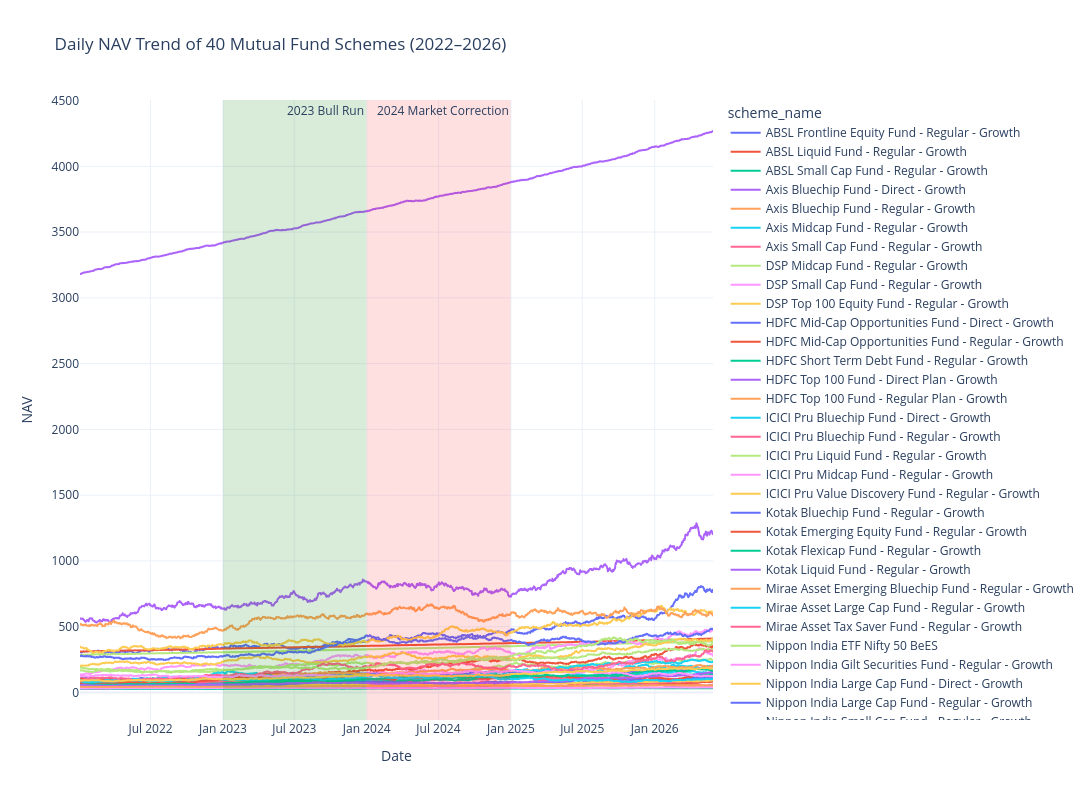

Notebook code cell kept with this figure:
### Code cell
import plotly.express as px

fig = px.line(
    nav,
    x="date",
    y="nav",
    color="scheme_name",
    title="Daily NAV Trend of 40 Mutual Fund Schemes (2022–2026)"
)

# Highlight 2023 Bull Run
fig.add_vrect(
    x0="2023-01-01",
    x1="2023-12-31",
    fillcolor="green",
    opacity=0.15,
    line_width=0,
    annotation_text="2023 Bull Run"
)

# Highlight 2024 Market Correction
fig.add_vrect(
    x0="2024-01-01",
    x1="2024-12-31",
    fillcolor="red",
    opacity=0.12,
    line_width=0,
    annotation_text="2024 Market Correction"
)

fig.update_layout(
    template="plotly_white",
    xaxis_title="Date",
    yaxis_title="NAV",
    width=1400,
    height=800,
)


fig.show()

### Figure 1 — Plotly figure (JSON) as saved in the notebook; plotly's stock layout.template omitted (floating-point values rounded to 4 significant figures; data arrays with more than 128 entries replaced by an {"elided": "..."} marker saying what was removed)
{"data": [{"hovertemplate": "scheme_name=ABSL Frontline Equity Fund - Regular - Growth<br>date=%{x}<br>nav=%{y}<extra></extra>", "legendgroup": "ABSL Frontline Equity Fund - Regular - Growth", "line": {"color": "#636efa", "dash": "solid"}, "marker": {"symbol": "circle"}, "mode": "lines", "name": "ABSL Frontline Equity Fund - Regular - Growth", "showlegend": true, "type": "scattergl", "x": {"elided": "1150 str values"}, "xaxis": "x", "y": {"elided": "1150 float values"}, "yaxis": "y"}, {"hovertemplate": "scheme_name=ABSL Liquid Fund - Regular - Growth<br>date=%{x}<br>nav=%{y}<extra></extra>", "legendgroup": "ABSL Liquid Fund - Regular - Growth", "line": {"color": "#EF553B", "dash": "solid"}, "marker": {"symbol": "circle"}, "mode": "lines", "name": "ABSL Liquid Fund - Regular - Growth", "showlegend": true, "type": "scattergl", "x": {"elided": "1150 str values"}, "xaxis": "x", "y": {"elided": "1150 float values"}, "yaxis": "y"}, {"hovertemplate": "scheme_name=ABSL Small Cap Fund - Regular - Growth<br>date=%{x}<br>nav=%{y}<extra></extra>", "legendgroup": "ABSL Small Cap Fund - Regular - Growth", "line": {"color": "#00cc96", "dash": "solid"}, "marker": {"symbol": "circle"}, "mode": "lines", "name": "ABSL Small Cap Fund - Regular - Growth", "showlegend": true, "type": "scattergl", "x": {"elided": "1150 str values"}, "xaxis": "x", "y": {"elided": "1150 float values"}, "yaxis": "y"}, {"hovertemplate": "scheme_name=Axis Bluechip Fund - Direct - Growth<br>date=%{x}<br>nav=%{y}<extra></extra>", "legendgroup": "Axis Bluechip Fund - Direct - Growth", "line": {"color": "#ab63fa", "dash": "solid"}, "marker": {"symbol": "circle"}, "mode": "lines", "name": "Axis Bluechip Fund - Direct - Growth", "showlegend": true, "type": "scattergl", "x": {"elided": "1150 str values"}, "xaxis": "x", "y": {"elided": "1150 float values"}, "yaxis": "y"}, {"hovertemplate": "scheme_name=Axis Bluechip Fund - Regular - Growth<br>date=%{x}<br>nav=%{y}<extra></extra>", "legendgroup": "Axis Bluechip Fund - Regular - Growth", "line": {"color": "#FFA15A", "dash": "solid"}, "marker": {"symbol": "circle"}, "mode": "lines", "name": "Axis Bluechip Fund - Regular - Growth", "showlegend": true, "type": "scattergl", "x": {"elided": "1150 str values"}, "xaxis": "x", "y": {"elided": "1150 float values"}, "yaxis": "y"}, {"hovertemplate": "scheme_name=Axis Midcap Fund - Regular - Growth<br>date=%{x}<br>nav=%{y}<extra></extra>", "legendgroup": "Axis Midcap Fund - Regular - Growth", "line": {"color": "#19d3f3", "dash": "solid"}, "marker": {"symbol": "circle"}, "mode": "lines", "name": "Axis Midcap Fund - Regular - Growth", "showlegend": true, "type": "scattergl", "x": {"elided": "1150 str values"}, "xaxis": "x", "y": {"elided": "1150 float values"}, "yaxis": "y"}, {"hovertemplate": "scheme_name=Axis Small Cap Fund - Regular - Growth<br>date=%{x}<br>nav=%{y}<extra></extra>", "legendgroup": "Axis Small Cap Fund - Regular - Growth", "line": {"color": "#FF6692", "dash": "solid"}, "marker": {"symbol": "circle"}, "mode": "lines", "name": "Axis Small Cap Fund - Regular - Growth", "showlegend": true, "type": "scattergl", "x": {"elided": "1150 str values"}, "xaxis": "x", "y": {"elided": "1150 float values"}, "yaxis": "y"}, {"hovertemplate": "scheme_name=DSP Midcap Fund - Regular - Growth<br>date=%{x}<br>nav=%{y}<extra></extra>", "legendgroup": "DSP Midcap Fund - Regular - Growth", "line": {"color": "#B6E880", "dash": "solid"}, "marker": {"symbol": "circle"}, "mode": "lines", "name": "DSP Midcap Fund - Regular - Growth", "showlegend": true, "type": "scattergl", "x": {"elided": "1150 str values"}, "xaxis": "x", "y": {"elided": "1150 float values"}, "yaxis": "y"}, {"hovertemplate": "scheme_name=DSP Small Cap Fund - Regular - Growth<br>date=%{x}<br>nav=%{y}<extra></extra>", "legendgroup": "DSP Small Cap Fund - Regular - Growth", "line": {"color": "#FF97FF", "dash": "solid"}, "marker": {"symbol": "circle"}, "mode": "lines", "name": "DSP Small Cap Fund - Regular - Growth", "showlegend": true, "type": "scattergl", "x": {"elided": "1150 str values"}, "xaxis": "x", "y": {"elided": "1150 float values"}, "yaxis": "y"}, {"hovertemplate": "scheme_name=DSP Top 100 Equity Fund - Regular - Growth<br>date=%{x}<br>nav=%{y}<extra></extra>", "legendgroup": "DSP Top 100 Equity Fund - Regular - Growth", "line": {"color": "#FECB52", "dash": "solid"}, "marker": {"symbol": "circle"}, "mode": "lines", "name": "DSP Top 100 Equity Fund - Regular - Growth", "showlegend": true, "type": "scattergl", "x": {"elided": "1150 str values"}, "xaxis": "x", "y": {"elided": "1150 float values"}, "yaxis": "y"}, {"hovertemplate": "scheme_name=HDFC Mid-Cap Opportunities Fund - Direct - Growth<br>date=%{x}<br>nav=%{y}<extra></extra>", "legendgroup": "HDFC Mid-Cap Opportunities Fund - Direct - Growth", "line": {"color": "#636efa", "dash": "solid"}, "marker": {"symbol": "circle"}, "mode": "lines", "name": "HDFC Mid-Cap Opportunities Fund - Direct - Growth", "showlegend": true, "type": "scattergl", "x": {"elided": "1150 str values"}, "xaxis": "x", "y": {"elided": "1150 float values"}, "yaxis": "y"}, {"hovertemplate": "scheme_name=HDFC Mid-Cap Opportunities Fund - Regular - Growth<br>date=%{x}<br>nav=%{y}<extra></extra>", "legendgroup": "HDFC Mid-Cap Opportunities Fund - Regular - Growth", "line": {"color": "#EF553B", "dash": "solid"}, "marker": {"symbol": "circle"}, "mode": "lines", "name": "HDFC Mid-Cap Opportunities Fund - Regular - Growth", "showlegend": true, "type": "scattergl", "x": {"elided": "1150 str values"}, "xaxis": "x", "y": {"elided": "1150 float values"}, "yaxis": "y"}, {"hovertemplate": "scheme_name=HDFC Short Term Debt Fund - Regular - Growth<br>date=%{x}<br>nav=%{y}<extra></extra>", "legendgroup": "HDFC Short Term Debt Fund - Regular - Growth", "line": {"color": "#00cc96", "dash": "solid"}, "marker": {"symbol": "circle"}, "mode": "lines", "name": "HDFC Short Term Debt Fund - Regular - Growth", "showlegend": true, "type": "scattergl", "x": {"elided": "1150 str values"}, "xaxis": "x", "y": {"elided": "1150 float values"}, "yaxis": "y"}, {"hovertemplate": "scheme_name=HDFC Top 100 Fund - Direct Plan - Growth<br>date=%{x}<br>nav=%{y}<extra></extra>", "legendgroup": "HDFC Top 100 Fund - Direct Plan - Growth", "line": {"color": "#ab63fa", "dash": "solid"}, "marker": {"symbol": "circle"}, "mode": "lines", "name": "HDFC Top 100 Fund - Direct Plan - Growth", "showlegend": true, "type": "scattergl", "x": {"elided": "1150 str values"}, "xaxis": "x", "y": {"elided": "1150 float values"}, "yaxis": "y"}, {"hovertemplate": "scheme_name=HDFC Top 100 Fund - Regular Plan - Growth<br>date=%{x}<br>nav=%{y}<extra></extra>", "legendgroup": "HDFC Top 100 Fund - Regular Plan - Growth", "line": {"color": "#FFA15A", "dash": "solid"}, "marker": {"symbol": "circle"}, "mode": "lines", "name": "HDFC Top 100 Fund - Regular Plan - Growth", "showlegend": true, "type": "scattergl", "x": {"elided": "1150 str values"}, "xaxis": "x", "y": {"elided": "1150 float values"}, "yaxis": "y"}, {"hovertemplate": "scheme_name=ICICI Pru Bluechip Fund - Direct - Growth<br>date=%{x}<br>nav=%{y}<extra></extra>", "legendgroup": "ICICI Pru Bluechip Fund - Direct - Growth", "line": {"color": "#19d3f3", "dash": "solid"}, "marker": {"symbol": "circle"}, "mode": "lines", "name": "ICICI Pru Bluechip Fund - Direct - Growth", "showlegend": true, "type": "scattergl", "x": {"elided": "1150 str values"}, "xaxis": "x", "y": {"elided": "1150 float values"}, "yaxis": "y"}, {"hovertemplate": "scheme_name=ICICI Pru Bluechip Fund - Regular - Growth<br>date=%{x}<br>nav=%{y}<extra></extra>", "legendgroup": "ICICI Pru Bluechip Fund - Regular - Growth", "line": {"color": "#FF6692", "dash": "solid"}, "marker": {"symbol": "circle"}, "mode": "lines", "name": "ICICI Pru Bluechip Fund - Regular - Growth", "showlegend": true, "type": "scattergl", "x": {"elided": "1150 str values"}, "xaxis": "x", "y": {"elided": "1150 float values"}, "yaxis": "y"}, {"hovertemplate": "scheme_name=ICICI Pru Liquid Fund - Regular - Growth<br>date=%{x}<br>nav=%{y}<extra></extra>", "legendgroup": "ICICI Pru Liquid Fund - Regular - Growth", "line": {"color": "#B6E880", "dash": "solid"}, "marker": {"symbol": "circle"}, "mode": "lines", "name": "ICICI Pru Liquid Fund - Regular - Growth", "showlegend": true, "type": "scattergl", "x": {"elided": "1150 str values"}, "xaxis": "x", "y": {"elided": "1150 float values"}, "yaxis": "y"}, {"hovertemplate": "scheme_name=ICICI Pru Midcap Fund - Regular - Growth<br>date=%{x}<br>nav=%{y}<extra></extra>", "legendgroup": "ICICI Pru Midcap Fund - Regular - Growth", "line": {"color": "#FF97FF", "dash": "solid"}, "marker": {"symbol": "circle"}, "mode": "lines", "name": "ICICI Pru Midcap Fund - Regular - Growth", "showlegend": true, "type": "scattergl", "x": {"elided": "1150 str values"}, "xaxis": "x", "y": {"elided": "1150 float values"}, "yaxis": "y"}, {"hovertemplate": "scheme_name=ICICI Pru Value Discovery Fund - Regular - Growth<br>date=%{x}<br>nav=%{y}<extra></extra>", "legendgroup": "ICICI Pru Value Discovery Fund - Regular - Growth", "line": {"color": "#FECB52", "dash": "solid"}, "marker": {"symbol": "circle"}, "mode": "lines", "name": "ICICI Pru Value Discovery Fund - Regular - Growth", "showlegend": true, "type": "scattergl", "x": {"elided": "1150 str values"}, "xaxis": "x", "y": {"elided": "1150 float values"}, "yaxis": "y"}, {"hovertemplate": "scheme_name=Kotak Bluechip Fund - Regular - Growth<br>date=%{x}<br>nav=%{y}<extra></extra>", "legendgroup": "Kotak Bluechip Fund - Regular - Growth", "line": {"color": "#636efa", "dash": "solid"}, "marker": {"symbol": "circle"}, "mode": "lines", "name": "Kotak Bluechip Fund - Regular - Growth", "showlegend": true, "type": "scattergl", "x": {"elided": "1150 str values"}, "xaxis": "x", "y": {"elided": "1150 float values"}, "yaxis": "y"}, {"hovertemplate": "scheme_name=Kotak Emerging Equity Fund - Regular - Growth<br>date=%{x}<br>nav=%{y}<extra></extra>", "legendgroup": "Kotak Emerging Equity Fund - Regular - Growth", "line": {"color": "#EF553B", "dash": "solid"}, "marker": {"symbol": "circle"}, "mode": "lines", "name": "Kotak Emerging Equity Fund - Regular - Growth", "showlegend": true, "type": "scattergl", "x": {"elided": "1150 str values"}, "xaxis": "x", "y": {"elided": "1150 float values"}, "yaxis": "y"}, {"hovertemplate": "scheme_name=Kotak Flexicap Fund - Regular - Growth<br>date=%{x}<br>nav=%{y}<extra></extra>", "legendgroup": "Kotak Flexicap Fund - Regular - Growth", "line": {"color": "#00cc96", "dash": "solid"}, "marker": {"symbol": "circle"}, "mode": "lines", "name": "Kotak Flexicap Fund - Regular - Growth", "showlegend": true, "type": "scattergl", "x": {"elided": "1150 str values"}, "xaxis": "x", "y": {"elided": "1150 float values"}, "yaxis": "y"}, {"hovertemplate": "scheme_name=Kotak Liquid Fund - Regular - Growth<br>date=%{x}<br>nav=%{y}<extra></extra>", "legendgroup": "Kotak Liquid Fund - Regular - Growth", "line": {"color": "#ab63fa", "dash": "solid"}, "marker": {"symbol": "circle"}, "mode": "lines", "name": "Kotak Liquid Fund - Regular - Growth", "showlegend": true, "type": "scattergl", "x": {"elided": "1150 str values"}, "xaxis": "x", "y": {"elided": "1150 float values"}, "yaxis": "y"}, {"hovertemplate": "scheme_name=Mirae Asset Emerging Bluechip Fund - Regular - Growth<br>date=%{x}<br>nav=%{y}<extra></extra>", "legendgroup": "Mirae Asset Emerging Bluechip Fund - Regular - Growth", "line": {"color": "#FFA15A", "dash": "solid"}, "marker": {"symbol": "circle"}, "mode": "lines", "name": "Mirae Asset Emerging Bluechip Fund - Regular - Growth", "showlegend": true, "type": "scattergl", "x": {"elided": "1150 str values"}, "xaxis": "x", "y": {"elided": "1150 float values"}, "yaxis": "y"}, {"hovertemplate": "scheme_name=Mirae Asset Large Cap Fund - Regular - Growth<br>date=%{x}<br>nav=%{y}<extra></extra>", "legendgroup": "Mirae Asset Large Cap Fund - Regular - Growth", "line": {"color": "#19d3f3", "dash": "solid"}, "marker": {"symbol": "circle"}, "mode": "lines", "name": "Mirae Asset Large Cap Fund - Regular - Growth", "showlegend": true, "type": "scattergl", "x": {"elided": "1150 str values"}, "xaxis": "x", "y": {"elided": "1150 float values"}, "yaxis": "y"}, {"hovertemplate": "scheme_name=Mirae Asset Tax Saver Fund - Regular - Growth<br>date=%{x}<br>nav=%{y}<extra></extra>", "legendgroup": "Mirae Asset Tax Saver Fund - Regular - Growth", "line": {"color": "#FF6692", "dash": "solid"}, "marker": {"symbol": "circle"}, "mode": "lines", "name": "Mirae Asset Tax Saver Fund - Regular - Growth", "showlegend": true, "type": "scattergl", "x": {"elided": "1150 str values"}, "xaxis": "x", "y": {"elided": "1150 float values"}, "yaxis": "y"}, {"hovertemplate": "scheme_name=Nippon India ETF Nifty 50 BeES<br>date=%{x}<br>nav=%{y}<extra></extra>", "legendgroup": "Nippon India ETF Nifty 50 BeES", "line": {"color": "#B6E880", "dash": "solid"}, "marker": {"symbol": "circle"}, "mode": "lines", "name": "Nippon India ETF Nifty 50 BeES", "showlegend": true, "type": "scattergl", "x": {"elided": "1150 str values"}, "xaxis": "x", "y": {"elided": "1150 float values"}, "yaxis": "y"}, {"hovertemplate": "scheme_name=Nippon India Gilt Securities Fund - Regular - Growth<br>date=%{x}<br>nav=%{y}<extra></extra>", "legendgroup": "Nippon India Gilt Securities Fund - Regular - Growth", "line": {"color": "#FF97FF", "dash": "solid"}, "marker": {"symbol": "circle"}, "mode": "lines", "name": "Nippon India Gilt Securities Fund - Regular - Growth", "showlegend": true, "type": "scattergl", "x": {"elided": "1150 str values"}, "xaxis": "x", "y": {"elided": "1150 float values"}, "yaxis": "y"}, {"hovertemplate": "scheme_name=Nippon India Large Cap Fund - Direct - Growth<br>date=%{x}<br>nav=%{y}<extra></extra>", "legendgroup": "Nippon India Large Cap Fund - Direct - Growth", "line": {"color": "#FECB52", "dash": "solid"}, "marker": {"symbol": "circle"}, "mode": "lines", "name": "Nippon India Large Cap Fund - Direct - Growth", "showlegend": true, "type": "scattergl", "x": {"elided": "1150 str values"}, "xaxis": "x", "y": {"elided": "1150 float values"}, "yaxis": "y"}, {"hovertemplate": "scheme_name=Nippon India Large Cap Fund - Regular - Growth<br>date=%{x}<br>nav=%{y}<extra></extra>", "legendgroup": "Nippon India Large Cap Fund - Regular - Growth", "line": {"color": "#636efa", "dash": "solid"}, "marker": {"symbol": "circle"}, "mode": "lines", "name": "Nippon India Large Cap Fund - Regular - Growth", "showlegend": true, "type": "scattergl", "x": {"elided": "1150 str values"}, "xaxis": "x", "y": {"elided": "1150 float values"}, "yaxis": "y"}, {"hovertemplate": "scheme_name=Nippon India Small Cap Fund - Regular - Growth<br>date=%{x}<br>nav=%{y}<extra></extra>", "legendgroup": "Nippon India Small Cap Fund - Regular - Growth", "line": {"color": "#EF553B", "dash": "solid"}, "marker": {"symbol": "circle"}, "mode": "lines", "name": "Nippon India Small Cap Fund - Regular - Growth", "showlegend": true, "type": "scattergl", "x": {"elided": "1150 str values"}, "xaxis": "x", "y": {"elided": "1150 float values"}, "yaxis": "y"}, {"hovertemplate": "scheme_name=SBI Bluechip Fund - Direct Plan - Growth<br>date=%{x}<br>nav=%{y}<extra></extra>", "legendgroup": "SBI Bluechip Fund - Direct Plan - Growth", "line": {"color": "#00cc96", "dash": "solid"}, "marker": {"symbol": "circle"}, "mode": "lines", "name": "SBI Bluechip Fund - Direct Plan - Growth", "showlegend": true, "type": "scattergl", "x": {"elided": "1150 str values"}, "xaxis": "x", "y": {"elided": "1150 float values"}, "yaxis": "y"}, {"hovertemplate": "scheme_name=SBI Bluechip Fund - Regular Plan - Growth<br>date=%{x}<br>nav=%{y}<extra></extra>", "legendgroup": "SBI Bluechip Fund - Regular Plan - Growth", "line": {"color": "#ab63fa", "dash": "solid"}, "marker": {"symbol": "circle"}, "mode": "lines", "name": "SBI Bluechip Fund - Regular Plan - Growth", "showlegend": true, "type": "scattergl", "x": {"elided": "1150 str values"}, "xaxis": "x", "y": {"elided": "1150 float values"}, "yaxis": "y"}, {"hovertemplate": "scheme_name=SBI Magnum Gilt Fund - Regular Plan - Growth<br>date=%{x}<br>nav=%{y}<extra></extra>", "legendgroup": "SBI Magnum Gilt Fund - Regular Plan - Growth", "line": {"color": "#FFA15A", "dash": "solid"}, "marker": {"symbol": "circle"}, "mode": "lines", "name": "SBI Magnum Gilt Fund - Regular Plan - Growth", "showlegend": true, "type": "scattergl", "x": {"elided": "1150 str values"}, "xaxis": "x", "y": {"elided": "1150 float values"}, "yaxis": "y"}, {"hovertemplate": "scheme_name=SBI Small Cap Fund - Direct Plan - Growth<br>date=%{x}<br>nav=%{y}<extra></extra>", "legendgroup": "SBI Small Cap Fund - Direct Plan - Growth", "line": {"color": "#19d3f3", "dash": "solid"}, "marker": {"symbol": "circle"}, "mode": "lines", "name": "SBI Small Cap Fund - Direct Plan - Growth", "showlegend": true, "type": "scattergl", "x": {"elided": "1150 str values"}, "xaxis": "x", "y": {"elided": "1150 float values"}, "yaxis": "y"}, {"hovertemplate": "scheme_name=SBI Small Cap Fund - Regular Plan - Growth<br>date=%{x}<br>nav=%{y}<extra></extra>", "legendgroup": "SBI Small Cap Fund - Regular Plan - Growth", "line": {"color": "#FF6692", "dash": "solid"}, "marker": {"symbol": "circle"}, "mode": "lines", "name": "SBI Small Cap Fund - Regular Plan - Growth", "showlegend": true, "type": "scattergl", "x": {"elided": "1150 str values"}, "xaxis": "x", "y": {"elided": "1150 float values"}, "yaxis": "y"}, {"hovertemplate": "scheme_name=UTI Flexi Cap Fund - Regular - Growth<br>date=%{x}<br>nav=%{y}<extra></extra>", "legendgroup": "UTI Flexi Cap Fund - Regular - Growth", "line": {"color": "#B6E880", "dash": "solid"}, "marker": {"symbol": "circle"}, "mode": "lines", "name": "UTI Flexi Cap Fund - Regular - Growth", "showlegend": true, "type": "scattergl", "x": {"elided": "1150 str values"}, "xaxis": "x", "y": {"elided": "1150 float values"}, "yaxis": "y"}, {"hovertemplate": "scheme_name=UTI Mid Cap Fund - Regular - Growth<br>date=%{x}<br>nav=%{y}<extra></extra>", "legendgroup": "UTI Mid Cap Fund - Regular - Growth", "line": {"color": "#FF97FF", "dash": "solid"}, "marker": {"symbol": "circle"}, "mode": "lines", "name": "UTI Mid Cap Fund - Regular - Growth", "showlegend": true, "type": "scattergl", "x": {"elided": "1150 str values"}, "xaxis": "x", "y": {"elided": "1150 float values"}, "yaxis": "y"}, {"hovertemplate": "scheme_name=UTI Nifty 50 Index Fund - Regular - Growth<br>date=%{x}<br>nav=%{y}<extra></extra>", "legendgroup": "UTI Nifty 50 Index Fund - Regular - Growth", "line": {"color": "#FECB52", "dash": "solid"}, "marker": {"symbol": "circle"}, "mode": "lines", "name": "UTI Nifty 50 Index Fund - Regular - Growth", "showlegend": true, "type": "scattergl", "x": {"elided": "1150 str values"}, "xaxis": "x", "y": {"elided": "1150 float values"}, "yaxis": "y"}], "layout": {"annotations": [{"showarrow": false, "text": "2023 Bull Run", "x": "2023-12-31", "xanchor": "right", "xref": "x", "y": 1, "yanchor": "top", "yref": "y domain"}, {"showarrow": false, "text": "2024 Market Correction", "x": "2024-12-31", "xanchor": "right", "xref": "x", "y": 1, "yanchor": "top", "yref": "y domain"}], "height": 800, "legend": {"title": {"text": "scheme_name"}, "tracegroupgap": 0}, "shapes": [{"fillcolor": "green", "line": {"width": 0}, "opacity": 0.15, "type": "rect", "x0": "2023-01-01", "x1": "2023-12-31", "xref": "x", "y0": 0, "y1": 1, "yref": "y domain"}, {"fillcolor": "red", "line": {"width": 0}, "opacity": 0.12, "type": "rect", "x0": "2024-01-01", "x1": "2024-12-31", "xref": "x", "y0": 0, "y1": 1, "yref": "y domain"}], "title": {"text": "Daily NAV Trend of 40 Mutual Fund Schemes (2022–2026)"}, "width": 1400, "xaxis": {"anchor": "y", "domain": [0, 1], "title": {"text": "Date"}}, "yaxis": {"anchor": "x", "domain": [0, 1], "title": {"text": "NAV"}}}}
